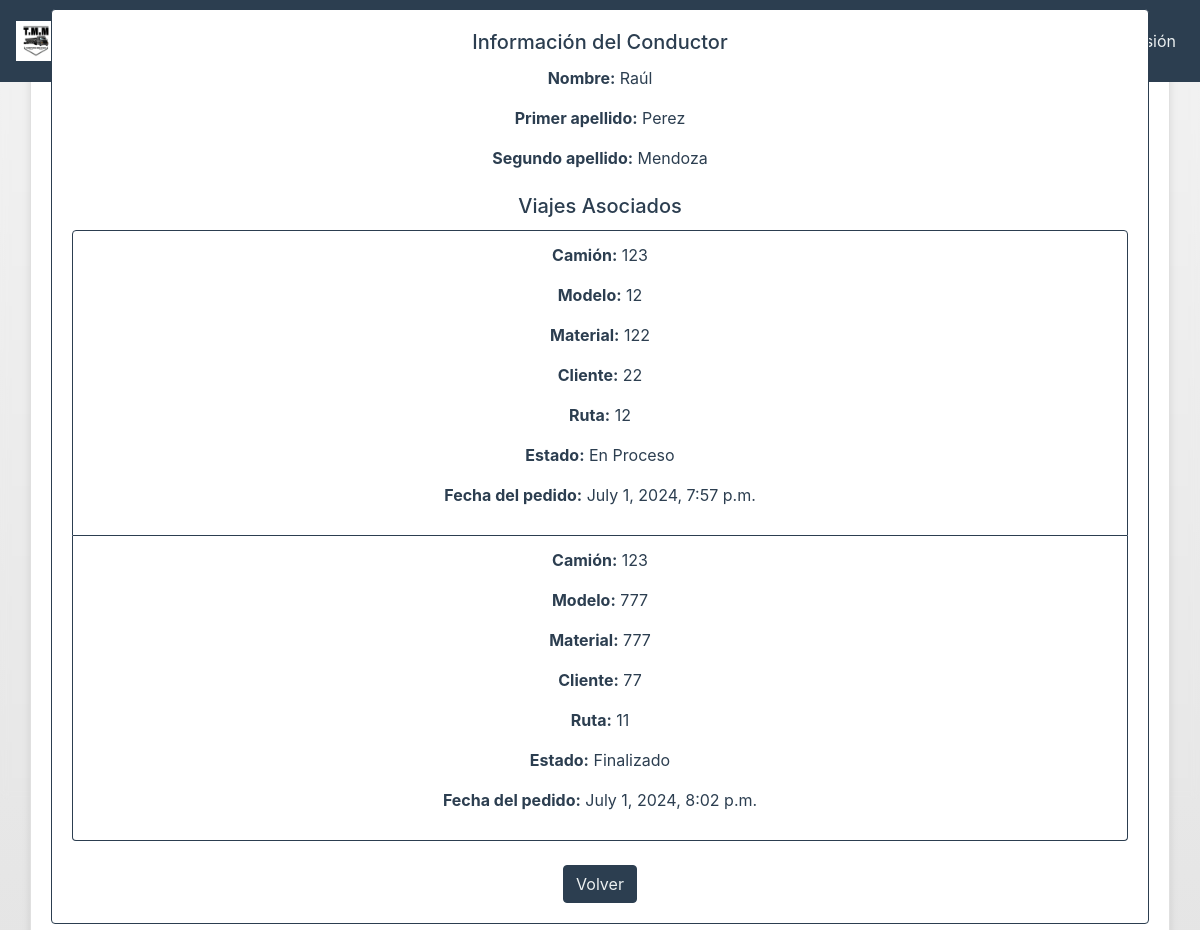
/ver_info_conductor/18/ (signed in), run on the app's committed database.
### prueba/models.py (models this page shows, shortened)
class Conductor(models.Model):
    nombre = models.CharField(max_length=50)
    apellido1 = models.CharField(max_length=50)
    apellido2 = models.CharField(max_length=50)

class Pedido(models.Model):
    camion = models.CharField(max_length=100)
    modelo = models.CharField(max_length=100)
    material = models.CharField(max_length=100)
    cliente = models.CharField(max_length=100)
    conductor = models.ForeignKey(Conductor, on_delete=models.CASCADE)
    ruta = models.CharField(max_length=100)
    estado = models.CharField(max_length=20, choices=[('En Proceso', 'En Proceso'), ('Finalizado', 'Finalizado')])
    fecha_pedido = models.DateTimeField(auto_now_add=True)

### prueba/views.py (the view)
# urls.py: path('ver_info_conductor/<int:conductor_id>/', views.ver_info_conductor, name='ver_info_conductor'),
@login_required
def ver_info_conductor(request, conductor_id):
    conductor = get_object_or_404(Conductor, id=conductor_id)
    pedidos = Pedido.objects.filter(conductor=conductor)
    return render(request, 'ver_info_conductor.html', {'conductor': conductor, 'pedidos': pedidos})

### Ing.-Software/prueba/templates/ver_info_conductor.html (shortened to what this page needs)
<!DOCTYPE html>
<html lang="en">
<head>
    {% load static %}
    <link rel="stylesheet" type="text/css" href="{% static 'prueba/styles.css' %}">
    <link rel="stylesheet" href="https://stackpath.bootstrapcdn.com/bootstrap/4.5.2/css/bootstrap.min.css">
</head>
<body>
    <nav class="navbar navbar-expand-lg navbar-light w-100" style="position: fixed; top: 0; left: 0; right: 0; padding: 1rem; text-align: center;">
        <a class="navbar-brand" href="#">
            <img src="{% static 'prueba/logo.png'%}" width="40" height="40" alt="Logo">
            <span class="ml-2">Gestión de Pedidos y Flota</span>
        </a>
        <div class="collapse navbar-collapse">
            <ul class="navbar-nav ml-auto">
                <li class="nav-item">
                    <a class="nav-link" href="{% url 'logout' %}">Cerrar Sesión</a>
                </li>
            </ul>
        </div>
    </nav>
    <div class="container">
        <div class="card">
            <div class="card-body">
                <h5 class="card-title">Información del Conductor</h5>
                <p><strong>Nombre:</strong> {{ conductor.nombre }}</p>
                <p><strong>Primer apellido:</strong> {{ conductor.apellido1 }}</p>
                <p><strong>Segundo apellido:</strong> {{ conductor.apellido2 }}</p>
                <h5 class="card-title mt-4">Viajes Asociados</h5>
                {% if pedidos %}
                    <ul class="list-group">
                        {% for pedido in pedidos %}
                            <li class="list-group-item">
                                <p><strong>Camión:</strong> {{ pedido.camion }}</p>
                                <p><strong>Modelo:</strong> {{ pedido.modelo }}</p>
                                <p><strong>Material:</strong> {{ pedido.material }}</p>
                                <p><strong>Cliente:</strong> {{ pedido.cliente }}</p>
                                <p><strong>Ruta:</strong> {{ pedido.ruta }}</p>
                                <p><strong>Estado:</strong> {{ pedido.estado }}</p>
                                <p><strong>Fecha del pedido:</strong> {{ pedido.fecha_pedido }}</p>
                            </li>
                        {% endfor %}
                    </ul>
                {% else %}
                    <p>No hay viajes asociados a este conductor.</p>
                {% endif %}
                <a href="{% url 'crud_conductores' %}" class="btn btn-primary mt-4">Volver</a>
            </div>
        </div>
    </div>
</body>
</html>

### prueba/static/prueba/styles.css (style rules this page uses)
body { font-family: Arial, sans-serif; background-image: linear-gradient(to bottom, #f2f2f2, #e5e5e5); background-size: cover; background-repeat: no-repeat; background-attachment: fixed; height: 100vh; margin: 0; display: flex; justify-content: center; align-items: center; backdrop-filter: blur(5px); }
.container { background-color: rgba(255, 255, 255, 0.8); padding: 20px; border-radius: 8px; max-width: 100%; text-align: center; }

### Ing.-Software/prueba/templates/ver_info_conductor.html (style rules this page uses)
:root { --primary-color: #2C3E50; --secondary-color: #18BC9C; --background-color: #ECF0F1; }
body { background-color: var(--background-color); color: var(--primary-color); }
.navbar { background-color: var(--primary-color) !important; }
.navbar-brand, .nav-link { color: var(--background-color) !important; }
.btn-primary { background-color: var(--primary-color); border-color: var(--primary-color); color: var(--background-color); }
.container { background-color: #ffffff; border: 1px solid #e0e0e0; border-radius: 5px; padding: 20px; margin-top: 60px; box-shadow: 0 4px 8px rgba(0, 0, 0, 0.1); }
h1, h5, .card-title { color: var(--primary-color); }
.card { border-color: var(--primary-color); }
.list-group-item { border-color: var(--primary-color); }

### data on the page
Conductor: nombre "Raúl", apellido1 "Perez", apellido2 "Mendoza"
Pedido: camion "123", modelo "12", material "122", cliente "22", ruta "12", estado "En Proceso", fecha_pedido "July 1, 2024, 7:57 p.m."
Pedido: camion "123", modelo "777", material "777", cliente "77", ruta "11", estado "Finalizado", fecha_pedido "July 1, 2024, 8:02 p.m."
